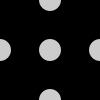
Frame 1 (no input)
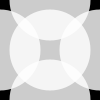
Frame 60 (the mouse pressed at the canvas centre just before this capture)
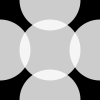
Frame 120 (the mouse held since frame 60 and released just before this capture)

The Processing sketch that drew these frames (run headless with seeded random() and noise(); from frame 60 on, the mouse is pressed at the canvas centre):

// Processing sketch: Flower_Circles
// ── Flower_Circles.pde
float d = 22;
float speed = 1.0;
int direction =1;
int i=0;

void setup(){
  size(100, 100);
  noStroke();
  fill(255, 204);
}

void draw(){
  println((int)frameRate);
background(0);

   ellipse(0, 50, d, d);
   ellipse(100, 50, d, d);
   ellipse(50, 0, d, d);
   ellipse(50, 100, d, d);
   translate(width/2, height/2);
   ellipse(0,0, d, d);
   d+= speed*direction;
   if((d>width) || (d<width/10)){
     direction = -direction;
   }
   i++;
   //println(i);
}
